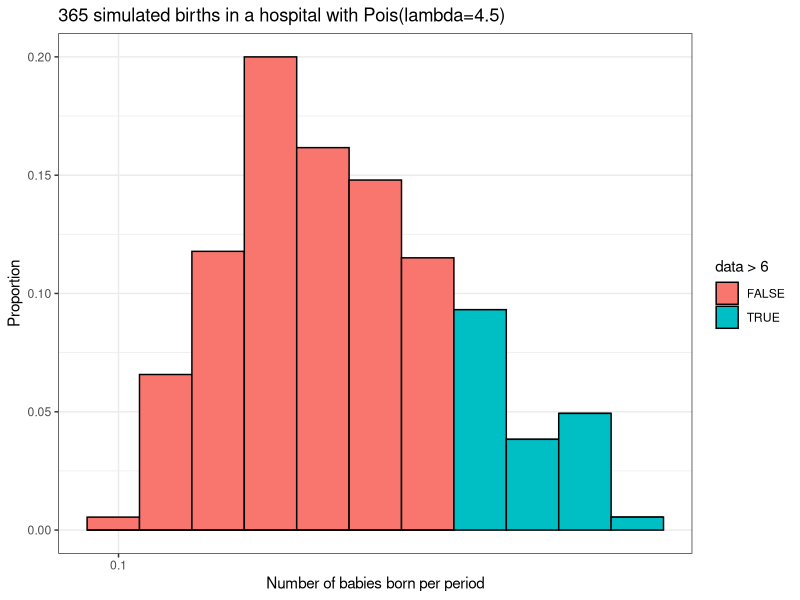

Write R code to recreate this figure.
print(ppois(6,4.5,lower.tail=FALSE))

#simulating births in this hospital for a year (n=365) using rpois()
library(dplyr)
library(ggplot2)

set.seed(2)

babies<-data.frame('data'=rpois(365,4.5))

result<-babies%>%ggplot()+
    geom_histogram(aes(x=data,
                        y=stat(count/sum(count)),
                        fill=data>6),
                        color="black",
                    binwidth=1)+
    scale_x_continuous(breaks=0.10) +
    labs(x='Number of babies born per period',
        y='Proportion',
        title='365 simulated births in a hospital with Pois(lambda=4.5)') +
    theme_bw()

print(result)

#To see the simulate result is equal to the output of (dbois(6, 4.5))
print(babies%>% dplyr::summarize(six_babies=sum(babies$data>6)/n()))
